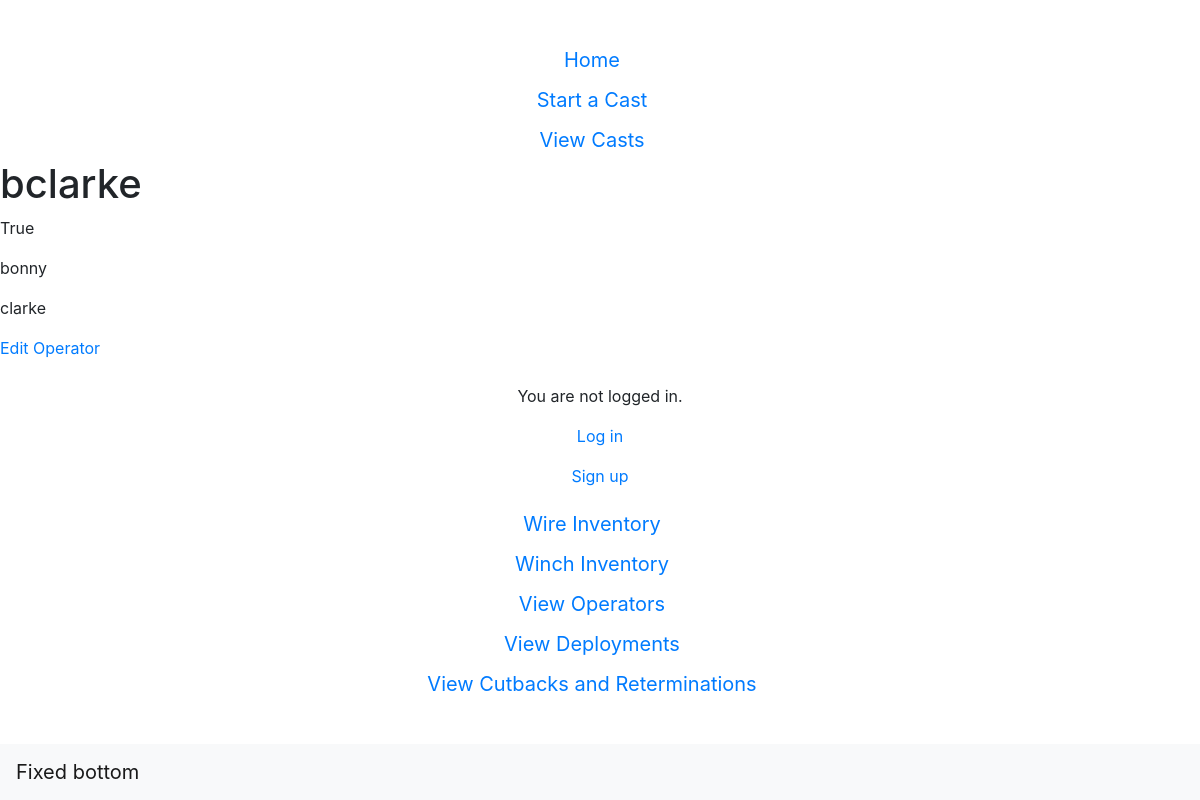
Page /wwdb/operator/5/winchdetail on the earlier database version.
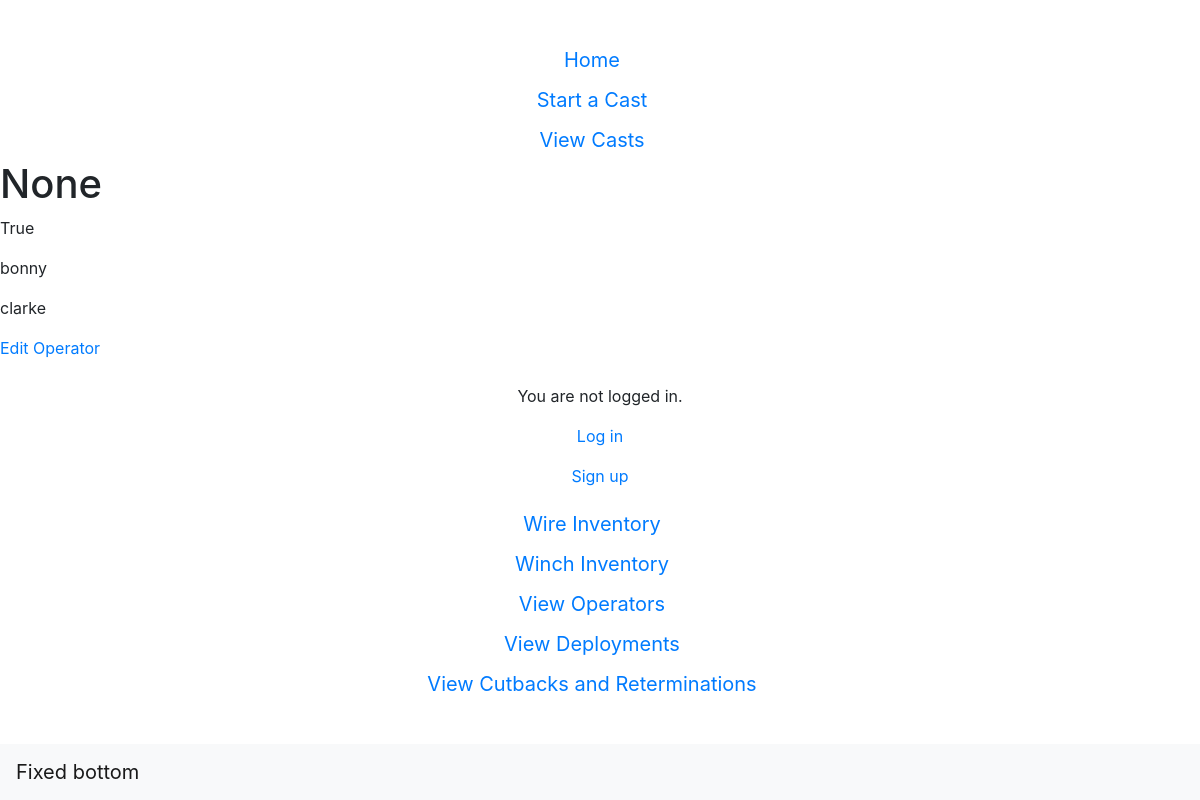
Same page on the later database version.
### wwdb/models.py (models this page shows, shortened)
class WinchOperator(models.Model):
    id = models.AutoField(db_column='Id', primary_key=True, blank=True, null=False)  # Field name made lowercase. This field type is a guess.
    status = models.BooleanField(db_column='Status', blank=True, null=True)  # Field name made lowercase.
    firstname = models.TextField(db_column='FirstName', blank=True, null=True)  # Field name made lowercase.
    lastname = models.TextField(db_column='LastName', blank=True, null=True)  # Field name made lowercase.
    username = models.TextField(db_column='UserName', blank=True, null=True)  # Field name made lowercase.
    class Meta:
        managed = True
        db_table = 'WinchOperator'
        verbose_name_plural = "WinchOperator"

### wwdb/views.py (the view)
# urls.py: path('operator/<int:pk>/winchdetail', OperatorDetail.as_view(), name='operatordetail'),
class OperatorDetail(DetailView):
    model = WinchOperator
    template_name="wwdb/operatordetail.html"

### wwdb/templates/wwdb/operatordetail.html (shortened to what this page needs)
{% extends "wwdb/base.html" %}
{% block content %}
<div class="winchoperator-entry">
    <h1>{{winchoperator.username}}</h1>
    <p>{{winchoperator.status}}</p>
    <p>{{winchoperator.firstname}}</p>
    <p>{{winchoperator.lastname}}</p>
</div>
<a href="{% url 'operatoredit' winchoperator.pk %}"> Edit Operator</a>
{% endblock content %}

Differences in the rows shown:
changed WinchOperator "True": username "bclarke" → "None"
